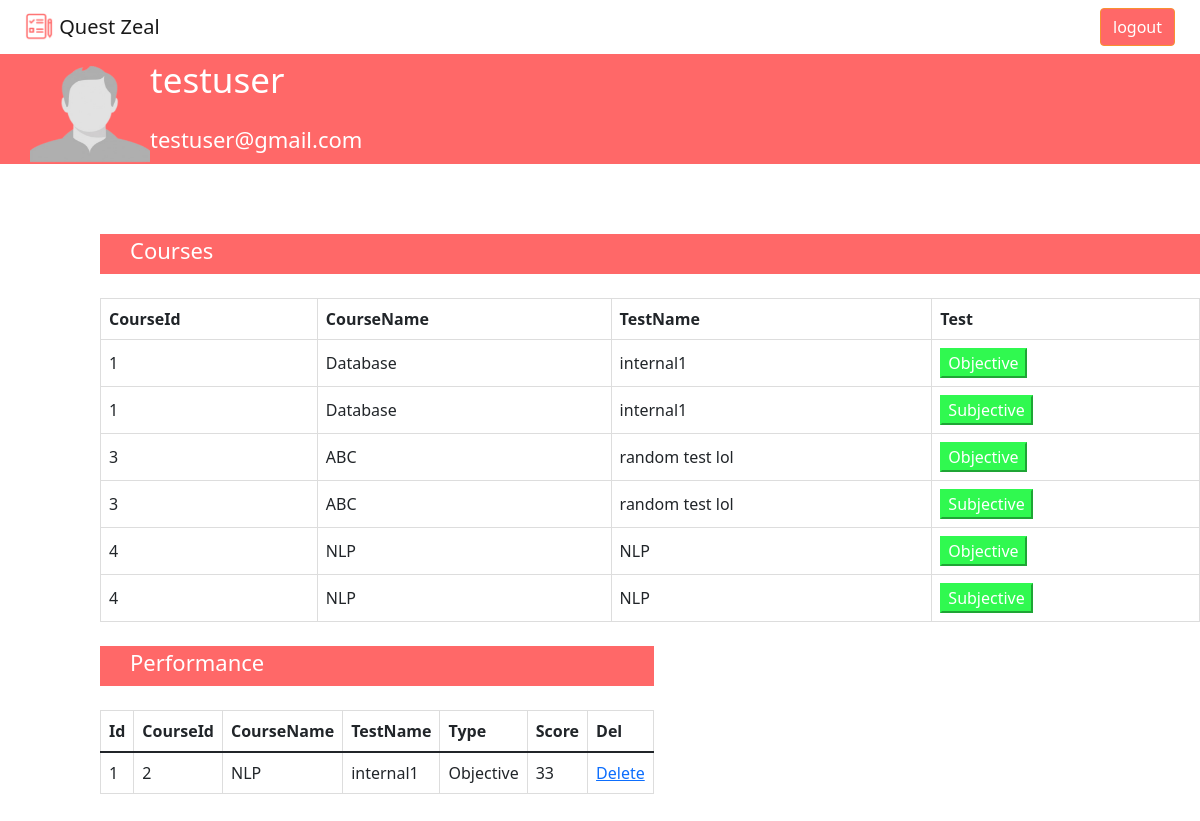
/studentDashboard (signed in), run on an earlier commit of the app's database.
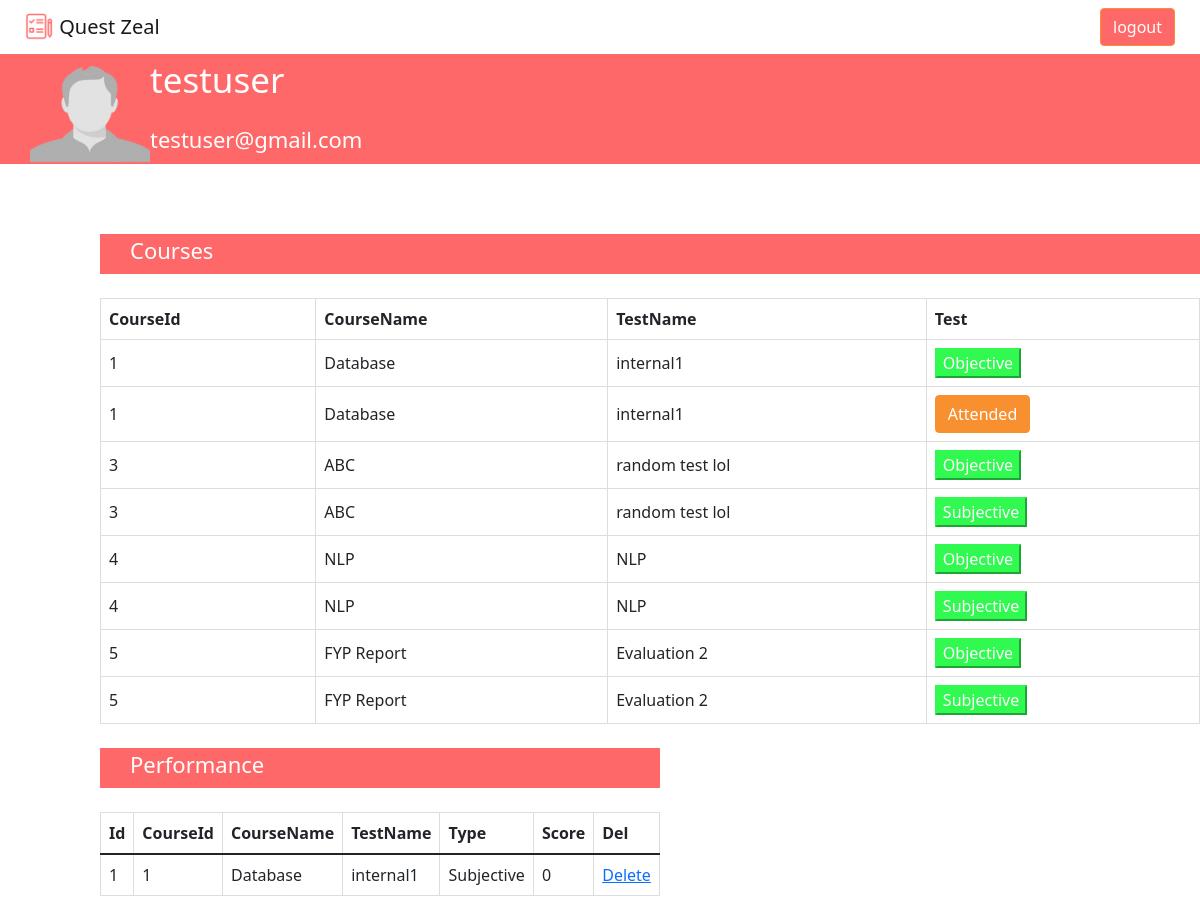
And on a later commit of the database.
### app/models.py (models this page shows, shortened)
class Users(db.Model, UserMixin):
    __tablename__ = 'Users'
    id       = db.Column(db.Integer,     primary_key=True)
    user     = db.Column(db.String(64),  unique = True)
    email    = db.Column(db.String(120), unique = True)
    password = db.Column(db.String(500))

class Tests(db.Model):
    __tablename__ = 'Tests'
    id = db.Column(db.Integer, primary_key=True)
    course_name = db.Column(db.String(20), unique=False, nullable=False)
    test_name = db.Column(db.String(20), unique=False, nullable=False)
    file_name = db.Column(db.String(20), unique=False, nullable=False)

class Students(db.Model):
    __tablename__ = 'Students'
    id = db.Column(db.Integer, primary_key=True)
    course_id = db.Column(db.Integer, unique=False, nullable = False)
    course_name = db.Column(db.String(20), unique=False, nullable=False)
    test_name = db.Column(db.String(20), unique=False, nullable=False)
    type = db.Column(db.String(20),unique=False,nullable=False)
    score = db.Column(db.String(10),unique=False, nullable=False)

### app/views.py (the view)
@app.route('/studentDashboard')
@login_required
def studentDashboard():
    tests = Tests.query.all()
    temp_tests = []
    for data in range(0,len(tests)):
        temp_tests.append([tests[data].id, tests[data].course_name, tests[data].test_name,"Objective", False])
        temp_tests.append([tests[data].id, tests[data].course_name, tests[data].test_name, "Subjective", False])
    students = Students.query.all()
    for data in range(0,len(temp_tests)):
        for ele in range(0,len(students)):
            if students[ele].course_id == temp_tests[data][0] and students[ele].test_name == temp_tests[data][2] and students[ele].type == temp_tests[data][3]:
                temp_tests[data][4]=True
    if current_user.user == "admin":
        return render_template('page-404.html'), 404
    else :
        return render_template( 'studentDashboard.html',name = current_user.user , email= current_user.email, temp_tests=temp_tests, students = students, tests=tests)

### app/views.py (called while the page is built)
@lm.user_loader
def load_user(user_id):
    return Users.query.get(int(user_id))

### app/templates/studentDashboard.html (shortened to what this page needs)
<!DOCTYPE html>
<html lang="en">
  <head>
    <link
      rel="stylesheet"
      href="https://cdn.jsdelivr.net/npm/bootstrap@5.1.1/dist/css/bootstrap.min.css"
    />
    <link rel="stylesheet" href="/static/assets/css/studentDashboard.css" />
  </head>
  <body>
    <main>
      <nav class="navbar navbar-light ">
        <div class="text col-12 col-md-9 px-4">
          <a class="navbar-brand" href="/">
            <img src="/static/assets/images/logo.png" width="30" height="30" class="d-inline-block align-top">
            Quest Zeal
          </a>
        </div>
        <div class="col-6 col-md-3 d-flex flex-row">
          <div class="Logout">
            <a href="/logout" type="button" class="btn homepageButton">logout</a>
          </div>
        </div>
      </nav>
      <div class="header">
        <img src="/static/assets/images/pp.png" align="left" width="120" height="120" class="d-inline-block align-top">
        <p class="prfname"> {{name}} </p>
        <p>{{email}}
        </p>
      </div>
      <div class="maindashboard">
          <div>
            <div>
              {% if tests%}
              <div class="header2">
                <p> Courses </p>
              </div>
              <br />
              <table>
                <thead>
                  <th>CourseId</th>
                  <th>CourseName</th>
                  <th>TestName</th>
                  <th>Test</th>
                </thead>
                {% for data in temp_tests %}
                <tbody>
                  <td>{{data[0]}}</td>
                  <td>{{data[1]}}</td>
                  <td>{{data[2]}}</td>
                  {%if data[3] =="Objective" %} {%if data[4] == True %}
                  <td> <a><button class="btn">Attended</button></a></td>
                  {%else%}
                  <td>
                    <a href="/Objective_QA_Generation/{{data[0]}}"
                      ><button class = "btn1">Objective</button></a
                    >
                  </td>
                  {%endif%} {%else %} {%if data[4] == True%}
                  <td><a><button class="btn">Attended</button></a></td>
                  {%else%}
                  <td>
                    <a href="/Subjective_Questions/{{data[0]}}"
                      ><button class="btn1">Subjective</button></a
                    >
                  </td>
                  {%endif%} {%endif%}
                </tbody>
                {% endfor%}
                {%endif%}
              </table>
            </div>
          </div>
          <div class="d-grid gap-2 d-sm-flex justify-content">
            <div>
              <br />
              {%if students%}
              <div class="header2">
                <p> Performance </p>
              </div>
              <br />
              <table class="table">
                <thead>
                  <th>Id</th>
                  <th>CourseId</th>
                  <th>CourseName</th>
                  <th>TestName</th>
                  <th>Type</th>
                  <th>Score</th>
                  <th> Del </th>
                </thead>
                <tbody>
                  {% for data in students %}
                  <tr>
                    <td>{{data.id}}</td>
                    <td>{{data.course_id}}</td>
                    <td>{{data.course_name}}</td>
                    <td>{{data.test_name}}</td>
                    <td>{{data.type}}</td>
                    <td>{{data.score}}</td>
                    <td><a href="/dlt/{{data.id}}" type="button">Delete</a></td>
                  </tr>
                  {%endfor%}
                </tbody>
              </table>
              <br />
              {%endif%}
            </div>
          </div>
        </div>
    </main>
  </body>
</html>

### app/static/assets/css/studentDashboard.css (style rules this page uses)
table { border-collapse: collapse; width: 100%; }
td, th { border: 1px solid #dddddd; text-align: left; padding: 8px; }
.prfname { font-size: 35px; color: white; }
.header { padding-left: 30px; text-align: left; background: #FF6868; color: white; font-size: 22px; width: 100%; height: 110px; }
.header2 { padding-left: 30px; text-align: left; background: #FF6868; color: white; font-size: 22px; width: 100%; height: 40px; }
.Logout { padding-left: 200px; float: right; padding-right: 50px; }
.btn { background-color: #F99030; color: white; border-color: #F99030; }
.btn1 { background-color: #30F950; border-color: #30F950; color: white; }
.homepageButton { background-color: #ff6868; color: white; }
.maindashboard { padding-top: 70px; padding-left: 100px; }

What changed in the data, as far as the page shows it:
computed for Tests "Database": text "Subjective" → "Attended"
added Tests: id "5", course_name "FYP Report", test_name "Evaluation 2"
changed Students "internal1": course_id "2" → "1"; course_name "NLP" → "Database"; type "Objective" → "Subjective"; score "33" → "0"
